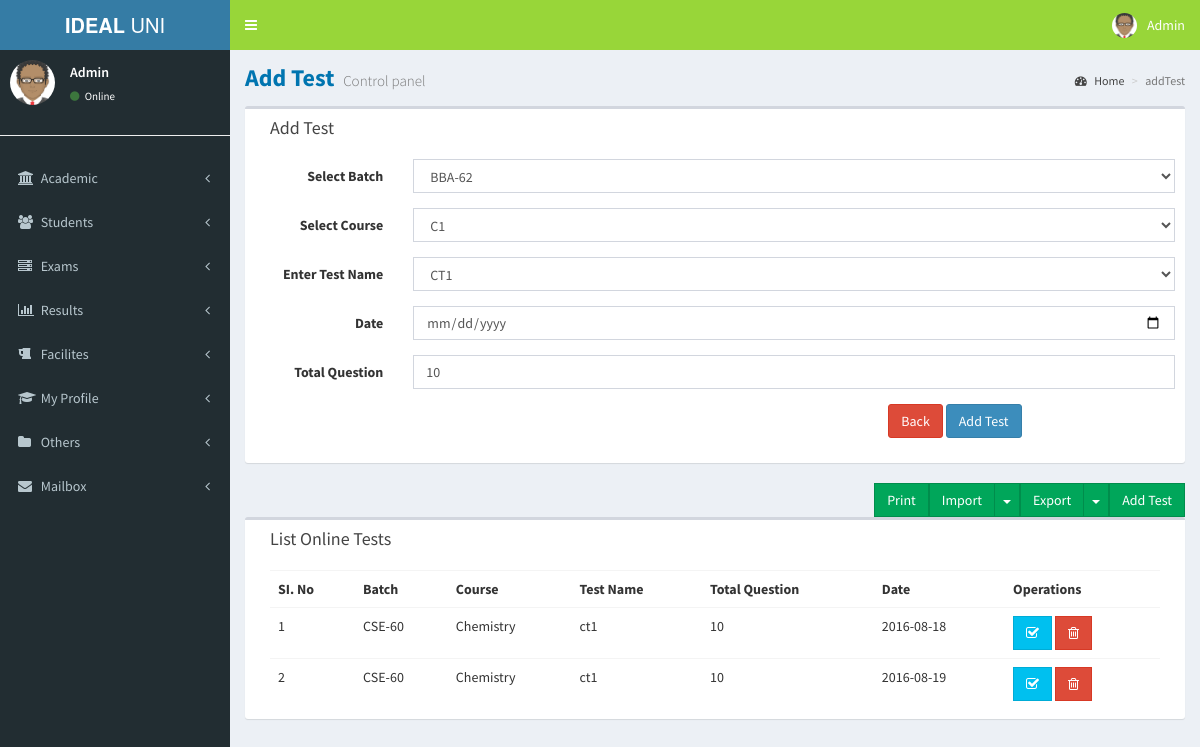
The page /addTest.php?addaddTest=yes (signed in) on the database its author committed.
### tables this page shows
CREATE TABLE `onlinetest` (
  `id` int(11) NOT NULL,
  `batch` varchar(200) NOT NULL,
  `course` varchar(200) NOT NULL,
  `testname` varchar(200) NOT NULL,
  `totalquestion` int(11) NOT NULL,
  `date` date NOT NULL,
  `datetime` datetime NOT NULL
);

### config.php (called while the page is built, shortened)
<?php
if (isset($_SESSION['LOGIN_NAME'])) {
    $LOGIN_TYPE = $_SESSION['LOGIN_TYPE'];
} else {
    header("Location:login.php");
}
?>

### addTest.php (the view, shortened to what this page needs)
<?php
include("header.php");
include("leftsidebar.php");
?>
<div class="content-wrapper">
    <section class="content-header">
        <h1>
            Add Test
            <small>Control panel</small>
        </h1>
        <ol class="breadcrumb">
            <li><a href="#"><i class="fa fa-dashboard"></i> Home</a></li>
            <li class="active">addTest</li>
        </ol>
    </section>
        <?php
    if (isset($_GET['addaddTest']) || isset($_GET['editaddTest'])) {
        ?>
        <section class="content">
            <div class="box col-xs-12">
                <div class="box-header">
                    <h3 class="box-title ng-binding">Add Test</h3>
                </div>
                <div class="box-body">
                    <div class="row">
                        <form name="form1" method="post" action="addTest.php" class="form-horizontal ">
                            <div class="form-group">
                                <label class="col-sm-2 control-label ng-binding">Select Batch</label>
                                <div class="col-sm-10">
                                    <select name="batch" class="form-control">
                                        <?php
                                        $sql = "SELECT * FROM class ORDER BY classname";
                                        $result = $conn->query($sql);
                                        if ($result->num_rows > 0) {
                                            while ($row = $result->fetch_assoc()) {
                                                ?>
                                                <option value="<?= $row['classname']; ?>"><?= $row['classname']; ?></option>
                                                <?php
                                            }
                                        }
                                        ?>
                                    </select>
                                </div>
                            </div>
                            <div class="form-group">
                                <label class="col-sm-2 control-label ng-binding">Select Course</label>
                                <div class="col-sm-10">
                                    <select name="course" class="form-control">
                                        <?php
                                        if ($LOGIN_TYPE == "teacher") {
                                            $sql = "SELECT * FROM subject where subjectname='$LOGIN_SUBJECT' ORDER BY subjectname";
                                        } else {
                                            $sql = "SELECT * FROM subject ORDER BY subjectname";
                                        }
                                        $result = $conn->query($sql);
                                        if ($result->num_rows > 0) {
                                            while ($row = $result->fetch_assoc()) {
                                                ?>
                                                <option value="<?= $row['subjectname']; ?>"><?= $row['subjectname']; ?></option>
                                                <?php
                                            }
                                        }
                                        ?>
                                    </select>
                                </div>
                            </div>
                            <div class="form-group">
                                <label class="col-sm-2 control-label ng-binding"> Enter Test Name </label>
                                <div class="col-sm-10">
                                    <select name="testname" class="form-control">
                                        <option value="ct1">CT1</option>
                                    </select>
                                </div>
                            </div>
                            <div class="form-group">
                                <label class="col-sm-2 control-label ng-binding"> Date </label>
                                <div class="col-sm-10">
                                    <input type="date" class="form-control" name="date" >
                                </div>
                            </div>
                            <div class="form-group">
                                <label class="col-md-2 control-label ng-binding"> Total Question </label>
                                <div class="col-md-10">
                                    <input name="totalquestion" type="number"  required id="totque" value="10" class="form-control" max="10" min="0">
                                </div>
                            </div>
                            <div class="form-group">
                                <div class="col-md-offset-8 col-md-4">
                                    <a href="addTest.php" class="btn btn-danger" >Back</a>
                                    <input type="submit" name="submit"  value="Add Test" class="btn btn-primary" >
                                </div>
                            </div>
                        </form>
                    </div>
                </div>
            </div>
        </section>
        <?php
    }
    if ($LOGIN_TYPE == "admin") {
        ?>
        <section class="content">
            <a href="addTest.php?addaddTest=yes"
               class="floatRTL btn btn-success btn-flat pull-right marginBottom15 no-print ng-binding">Add Test</a>
            <div class="btn-group pull-right no-print">
                <button type="button" class="btn btn-success btn-flat ng-binding">Export</button>
                <button type="button" class="btn btn-success btn-flat dropdown-toggle" data-toggle="dropdown">
                    <span class="caret"></span>
                </button>
            </div>
            <div class="btn-group pull-right no-print">
                <button type="button" class="btn btn-success btn-flat ng-binding">Import</button>
                <button type="button" class="btn btn-success btn-flat dropdown-toggle" data-toggle="dropdown">
                    <span class="caret"></span>
                </button>
            </div>
            <a href="javascript:window.print()" class="floatRTL btn btn-success btn-flat pull-right marginBottom15 no-print ng-binding">Print</a>
            <div class="box col-xs-12">
                <div class="box-header">
                    <h3 class="box-title ng-binding">List Online Tests</h3>
                </div>
                <div class="box-body table-responsive">
                    <table class="table table-hover">
                        <tbody><tr>
                                <th>SI. No </th>
                                <th class="ng-binding">Batch </th>
                                <th class="ng-binding">Course</th>
                                <th class="ng-binding">Test Name</th>
                                <th class="ng-binding">Total Question</th>
                                <th class="ng-binding">Date</th>
                                <th class="no-print ng-binding">Operations</th>
                            </tr>
                            <?php
                            $sql = "SELECT * FROM onlinetest";
                            $result = $conn->query($sql);
                            $count = 0;
                            if ($result->num_rows > 0) {
                                while ($row = $result->fetch_assoc()) {
                                    $count++;
                                    ?>
                                    <tr  >
                                        <td class="ng-binding"><?= $count; ?></td>
                                        <td class="ng-binding"><?= $row["batch"]; ?></td>
                                        <td class="ng-binding"><?= $row["course"]; ?></td>
                                        <td class="ng-binding"><?= $row["testname"]; ?></td>
                                        <td class="ng-binding"><?= $row["totalquestion"]; ?></td>
                                        <td class="ng-binding"><?= $row["date"]; ?></td>
                                        <td class="no-print">
                                            <a  href="addTest.php?id=<?= $row["id"]; ?>&setonlinetest=yes" class="btn btn-info btn-flat" title="" tooltip="" data-original-title="Set Question"><i class="fa fa-check-square-o"></i></a>
                                            <a    href="addTest.php?id=<?= $row["id"]; ?>&deleteaddTest=yes"" class="btn btn-danger btn-flat" title="" tooltip="" data-original-title="Remove"><i class="fa fa-trash-o"></i></a>
                                        </td>
                                    </tr>
                                    <?php
                                }
                            } else {
                                echo ' <tr   class="ng-hide"><td class="noTableData ng-binding" colspan="5">No addTest</td></tr>';
                            }
                            ?>
                        </tbody></table>
                </div>
            </div>
        </section>
    <?php } ?>
</div>
<?php
include("footer.php");
?>

### rows shown on the page
onlinetest: batch "CSE-60", course "Chemistry", testname "ct1", totalquestion "10", date "2016-08-18"
onlinetest: batch "CSE-60", course "Chemistry", testname "ct1", totalquestion "10", date "2016-08-19"

### other values the page prints
$LOGIN_NAME "Admin"
form field batch "BBA-62"
form field course "C1"
